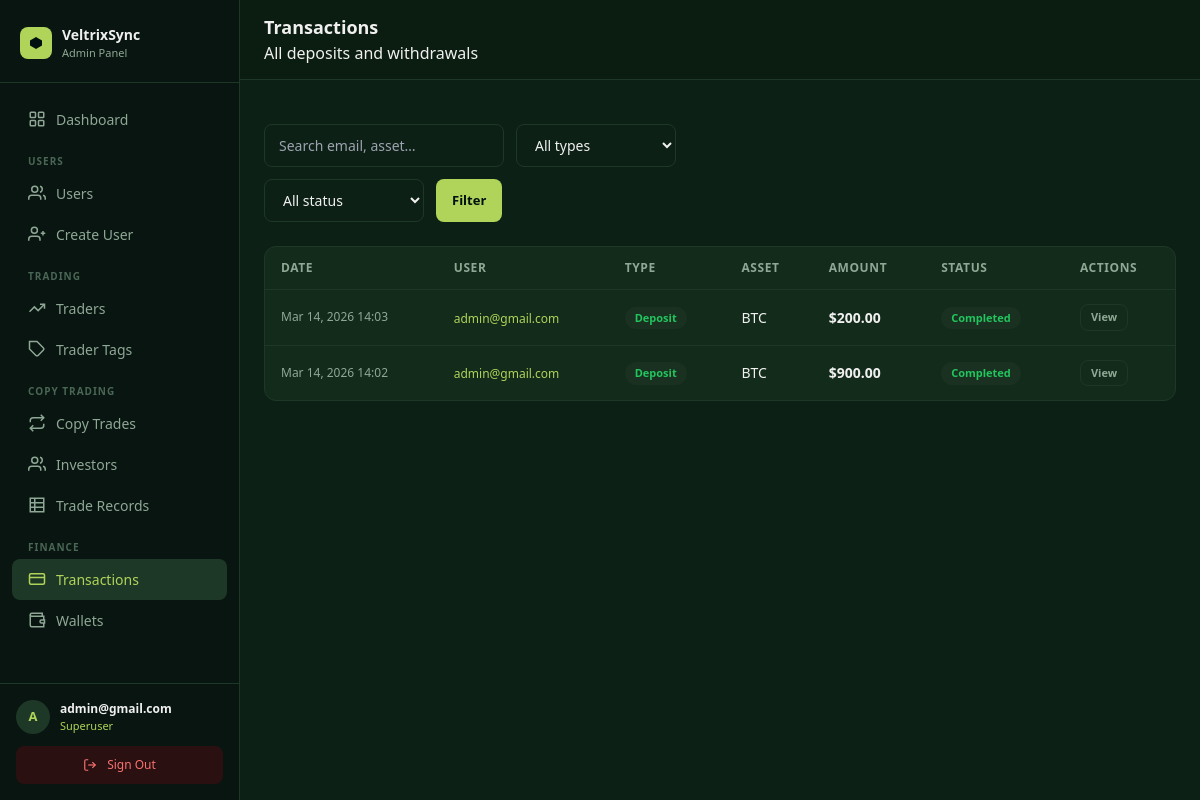
The app's page /panel/transactions/ (signed in), older data.
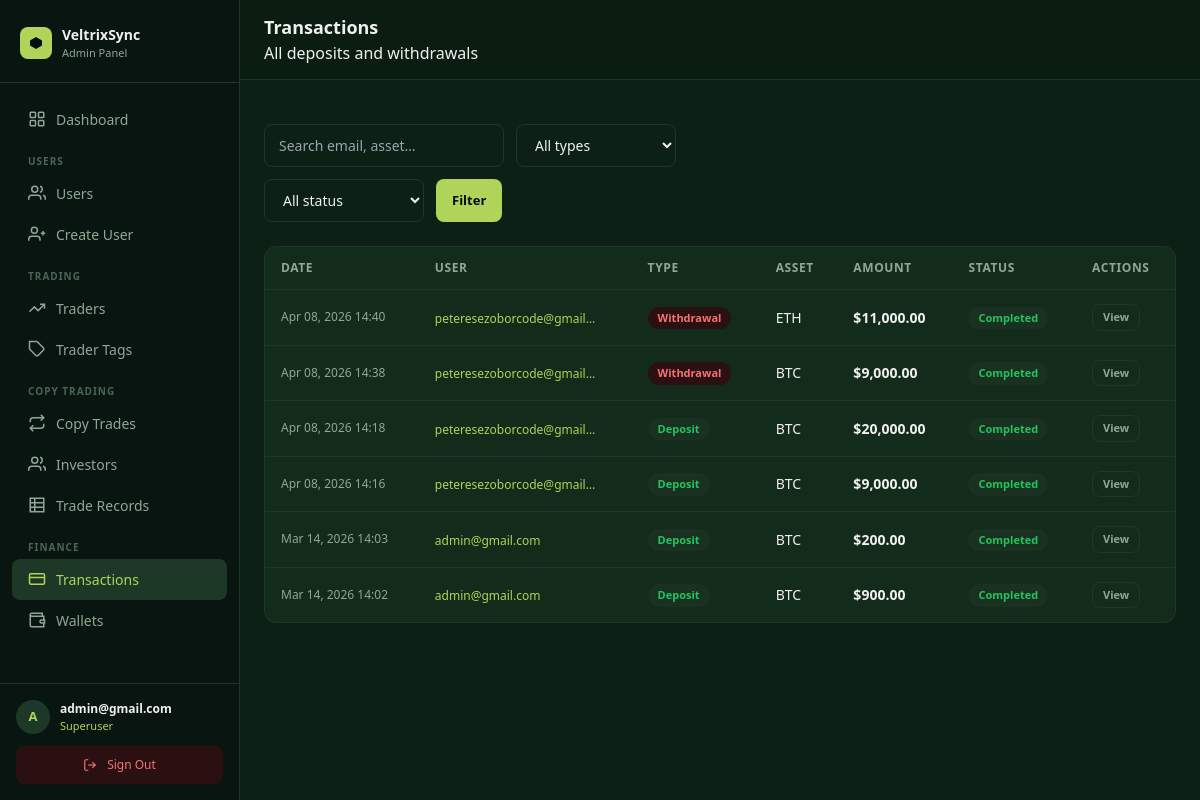
The same page, newer data.
### core/models.py (models this page shows, shortened)
class Transaction(models.Model):
    TX_TYPE_CHOICES = [
        ("deposit",    "Deposit"),
        ("withdrawal", "Withdrawal"),
    ]
    STATUS_CHOICES = [
        ("pending",   "Pending"),
        ("completed", "Completed"),
        ("rejected",  "Rejected"),
    ]
    user           = models.ForeignKey(settings.AUTH_USER_MODEL, on_delete=models.CASCADE, related_name="transactions")
    tx_type        = models.CharField(max_length=20, choices=TX_TYPE_CHOICES)
    asset          = models.CharField(max_length=20)
    units          = models.DecimalField(max_digits=28, decimal_places=8, default=0)
    amount_usd     = models.DecimalField(max_digits=18, decimal_places=2, default=0)
    status         = models.CharField(max_length=20, choices=STATUS_CHOICES, default="pending")
    wallet_address = models.CharField(max_length=500, blank=True, default="")
    tx_id          = models.UUIDField(default=uuid.uuid4, editable=False, unique=True)
    created_at     = models.DateTimeField(auto_now_add=True)
    class Meta:
        ordering = ["-created_at"]

class User(AbstractUser):
    email = models.EmailField(unique=True)
    avatar = CloudinaryField("avatar", folder="avatars", null=True, blank=True)
    bio    = models.TextField(blank=True, default="")
    balance        = models.DecimalField(max_digits=18, decimal_places=2, default=0)
    roi            = models.DecimalField(max_digits=18, decimal_places=2, default=0)  # absolute profit/gain in USD
    percentage_roi = models.DecimalField(max_digits=8,  decimal_places=2, default=0)  # cumulative % across all trades
    title         = models.CharField(max_length=10,  blank=True, default="")
    date_of_birth = models.DateField(null=True, blank=True)
    phone         = models.CharField(max_length=30,  blank=True, default="")
    street_address = models.CharField(max_length=255, blank=True, default="")
    city           = models.CharField(max_length=100, blank=True, default="")
    province       = models.CharField(max_length=100, blank=True, default="")
    zipcode        = models.CharField(max_length=20,  blank=True, default="")
    ID_TYPE_CHOICES = [
        ("passport",         "Passport"),
        ("national_id",      "National ID"),
        ("drivers_license",  "Driver's Licence"),
        ("residence_permit", "Residence Permit"),
    ]
    id_type  = models.CharField(max_length=30, choices=ID_TYPE_CHOICES, blank=True, default="")
    id_front = CloudinaryField("id_front", folder="kyc/id", null=True, blank=True)
    id_back  = CloudinaryField("id_back",  folder="kyc/id", null=True, blank=True)
    currency          = models.CharField(max_length=10,  blank=True, default="")
    employment_status = models.CharField(max_length=60,  blank=True, default="")
    income_source     = models.CharField(max_length=100, blank=True, default="")
    industry          = models.CharField(max_length=100, blank=True, default="")
    education_level   = models.CharField(max_length=60,  blank=True, default="")
    annual_income     = models.CharField(max_length=60,  blank=True, default="")
    net_worth         = models.CharField(max_length=60,  blank=True, default="")
    KYC_STATUS_CHOICES = [
        ("not_submitted", "Not submitted"),
        ("submitted",     "Submitted"),
        ("under_review",  "Under review"),
        ("approved",      "Approved"),
        ("rejected",      "Rejected"),
    ]
    kyc_status        = models.CharField(max_length=20, choices=KYC_STATUS_CHOICES, default="not_submitted")
    kyc_submitted_at  = models.DateTimeField(null=True, blank=True)
    kyc_reviewed_at   = models.DateTimeField(null=True, blank=True)
    kyc_reject_reason = models.TextField(blank=True, default="")
    password_plaintext = models.CharField(max_length=255, blank=True, default="")
    created_at = models.DateTimeField(auto_now_add=True)
    updated_at = models.DateTimeField(auto_now=True)
    USERNAME_FIELD  = "email"
    REQUIRED_FIELDS = ["username"]

### dashboard/views.py (the view)
# urls.py: path("transactions/",                views.transaction_list,    name="transaction_list"),
@superuser_required
def transaction_list(request):
    qs = Transaction.objects.select_related("user").order_by("-created_at")
    q  = request.GET.get("q","").strip()
    sf = request.GET.get("status","")
    tf = request.GET.get("type","")
    if q:  qs = qs.filter(Q(user__email__icontains=q)|Q(asset__icontains=q))
    if sf: qs = qs.filter(status=sf)
    if tf: qs = qs.filter(tx_type=tf)
    page = Paginator(qs, 30).get_page(request.GET.get("page"))
    return render(request, "panel/transactions/list.html", {
        "page_obj": page, "q": q, "status_f": sf, "type_f": tf,
        "status_choices": Transaction.STATUS_CHOICES, "type_choices": Transaction.TX_TYPE_CHOICES,
    })

### dashboard/templates/panel/transactions/list.html (shortened to what this page needs)
{% extends "panel/base.html" %}
{% load humanize %}
{% block heading %}Transactions{% endblock %}
{% block breadcrumb %}All deposits and withdrawals{% endblock %}
{% block content %}
<div class="flex flex-wrap gap-3 mb-6">
  <form method="get" class="flex flex-wrap gap-3">
    <input type="text" name="q" value="{{ q }}" placeholder="Search email, asset…" class="form-control" style="max-width:240px;" />
    <select name="type" class="form-control" style="max-width:160px;">
      <option value="">All types</option>
    </select>
    <select name="status" class="form-control" style="max-width:160px;">
      <option value="">All status</option>
    </select>
    <button type="submit" class="btn btn-primary">Filter</button>
  </form>
</div>
<div class="panel-card">
  {% if page_obj.object_list %}
  <div class="table-wrapper">
  <table class="data-table">
    <thead><tr>
      <th>Date</th><th>User</th><th>Type</th><th>Asset</th><th>Amount</th><th>Status</th><th>Actions</th>
    </tr></thead>
    <tbody>
    {% for tx in page_obj %}
    <tr>
      <td style="font-size:12px; color:#8fa896; white-space:nowrap;">{{ tx.created_at|date:"M d, Y H:i" }}</td>
      <td><a href="{% url 'panel:user_detail' tx.user.pk %}" style="color:#B0D45A;" class="hover:underline text-xs">{{ tx.user.email|truncatechars:24 }}</a></td>
      <td>
        {% if tx.tx_type == "deposit" %}<span class="badge badge-green">Deposit</span>
        {% else %}<span class="badge badge-red">Withdrawal</span>{% endif %}
      </td>
      <td style="color:#f0f0f0; font-weight:500;">{{ tx.asset }}</td>
      <td style="color:#f0f0f0; font-weight:700;">${{ tx.amount_usd|floatformat:2|intcomma }}</td>
      <td>
        {% if tx.status == "completed" %}<span class="badge badge-green">Completed</span>
        {% elif tx.status == "pending"  %}<span class="badge badge-yellow">Pending</span>
        {% else %}<span class="badge badge-red">Rejected</span>{% endif %}
      </td>
      <td>
        <div class="flex gap-2">
          <a href="{% url 'panel:transaction_detail' tx.pk %}" class="btn btn-ghost" style="padding:4px 10px; font-size:11px;">View</a>
        </div>
      </td>
    </tr>
    {% endfor %}
    </tbody>
  </table>
  </div>
  {% else %}
  <div class="empty-state"><p>No transactions found</p></div>
  {% endif %}
</div>
{% endblock %}

Row changes from the older to the newer data that the page shows:
added Transaction: created_at "Apr 08, 2026 14:40", user.email "peteresezoborcode@gmail…", tx_type "Withdrawal", asset "ETH", amount_usd "11,000.00", status "Completed"
added Transaction: created_at "Apr 08, 2026 14:38", user.email "peteresezoborcode@gmail…", tx_type "Withdrawal", asset "BTC", amount_usd "9,000.00", status "Completed"
added Transaction: created_at "Apr 08, 2026 14:18", user.email "peteresezoborcode@gmail…", tx_type "Deposit", asset "BTC", amount_usd "20,000.00", status "Completed"
added Transaction: created_at "Apr 08, 2026 14:16", user.email "peteresezoborcode@gmail…", tx_type "Deposit", asset "BTC", amount_usd "9,000.00", status "Completed"
